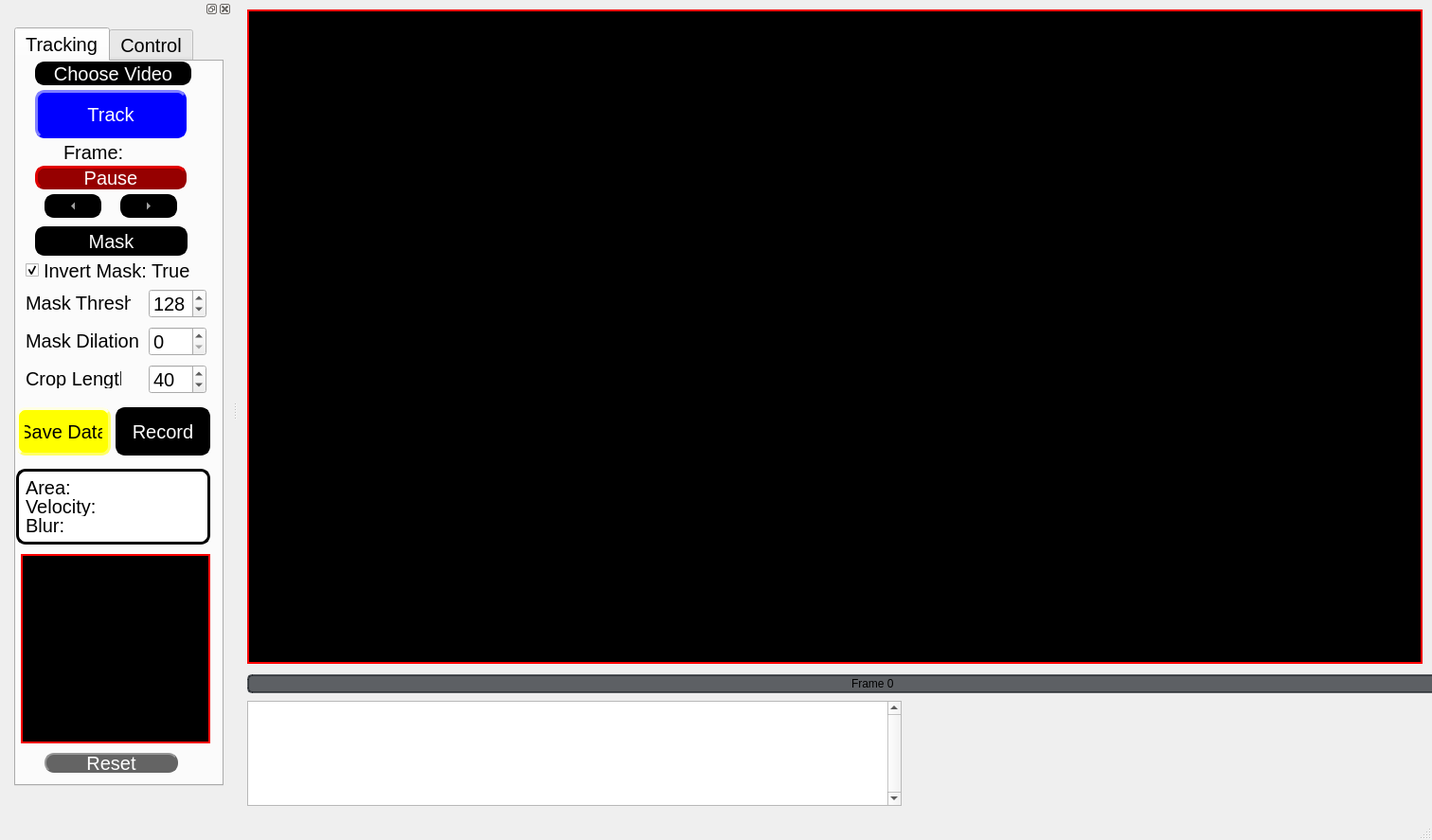
<?xml version="1.0" encoding="UTF-8"?>
<ui version="4.0">
 <class>MainWindow</class>
 <widget class="QMainWindow" name="MainWindow">
  <property name="geometry">
   <rect>
    <x>0</x>
    <y>0</y>
    <width>1512</width>
    <height>887</height>
   </rect>
  </property>
  <property name="font">
   <font>
    <family>Arial</family>
   </font>
  </property>
  <property name="windowTitle">
   <string>MainWindow</string>
  </property>
  <property name="styleSheet">
   <string notr="true">font-family: Arial;</string>
  </property>
  <property name="documentMode">
   <bool>false</bool>
  </property>
  <widget class="QWidget" name="centralwidget">
   <widget class="QPlainTextEdit" name="plainTextEdit">
    <property name="geometry">
     <rect>
      <x>10</x>
      <y>740</y>
      <width>691</width>
      <height>111</height>
     </rect>
    </property>
    <property name="mouseTracking">
     <bool>true</bool>
    </property>
    <property name="verticalScrollBarPolicy">
     <enum>Qt::ScrollBarAlwaysOn</enum>
    </property>
    <property name="sizeAdjustPolicy">
     <enum>QAbstractScrollArea::AdjustToContentsOnFirstShow</enum>
    </property>
    <property name="plainText">
     <string/>
    </property>
    <property name="centerOnScroll">
     <bool>false</bool>
    </property>
   </widget>
   <widget class="QProgressBar" name="frameslider">
    <property name="geometry">
     <rect>
      <x>10</x>
      <y>712</y>
      <width>1321</width>
      <height>20</height>
     </rect>
    </property>
    <property name="styleSheet">
     <string notr="true">    QProgressBar {
        border: 2px solid rgba(33, 37, 43, 180);
        border-radius: 5px;
        text-align: center;
        background-color: rgba(33, 37, 43, 180);
        color: black;
    }
    QProgressBar::chunk {
        background-color: #FFD700;
    }</string>
    </property>
    <property name="minimum">
     <number>0</number>
    </property>
    <property name="maximum">
     <number>100</number>
    </property>
    <property name="value">
     <number>0</number>
    </property>
    <property name="format">
     <string>Frame %v</string>
    </property>
   </widget>
   <widget class="QWidget" name="verticalLayoutWidget">
    <property name="geometry">
     <rect>
      <x>10</x>
      <y>10</y>
      <width>1241</width>
      <height>691</height>
     </rect>
    </property>
    <layout class="QVBoxLayout" name="verticalLayout_3">
     <item>
      <widget class="QLabel" name="VideoFeedLabel">
       <property name="mouseTracking">
        <bool>true</bool>
       </property>
       <property name="styleSheet">
        <string notr="true">background-color: rgb(0,0,0); border:2px solid rgb(255, 0, 0); </string>
       </property>
       <property name="text">
        <string/>
       </property>
      </widget>
     </item>
    </layout>
   </widget>
  </widget>
  <widget class="QStatusBar" name="statusbar"/>
  <widget class="QDockWidget" name="dockWidget">
   <property name="minimumSize">
    <size>
     <width>245</width>
     <height>830</height>
    </size>
   </property>
   <property name="maximumSize">
    <size>
     <width>524287</width>
     <height>850</height>
    </size>
   </property>
   <property name="floating">
    <bool>false</bool>
   </property>
   <property name="allowedAreas">
    <set>Qt::LeftDockWidgetArea|Qt::RightDockWidgetArea</set>
   </property>
   <attribute name="dockWidgetArea">
    <number>1</number>
   </attribute>
   <widget class="QWidget" name="dockWidgetContents">
    <widget class="QTabWidget" name="tabWidget">
     <property name="geometry">
      <rect>
       <x>15</x>
       <y>10</y>
       <width>221</width>
       <height>801</height>
      </rect>
     </property>
     <property name="styleSheet">
      <string notr="true">font-size: 15pt; font: Arial;</string>
     </property>
     <property name="currentIndex">
      <number>0</number>
     </property>
     <widget class="QWidget" name="tracking_tab">
      <attribute name="title">
       <string>Tracking</string>
      </attribute>
      <widget class="QLabel" name="robotblurlabel">
       <property name="geometry">
        <rect>
         <x>10</x>
         <y>480</y>
         <width>161</width>
         <height>20</height>
        </rect>
       </property>
       <property name="text">
        <string>Blur:</string>
       </property>
      </widget>
      <widget class="QToolButton" name="rightbutton">
       <property name="geometry">
        <rect>
         <x>110</x>
         <y>140</y>
         <width>60</width>
         <height>25</height>
        </rect>
       </property>
       <property name="styleSheet">
        <string notr="true">QToolButton {
                color: rgb(255, 255, 255);
                background-color: rgb(0, 0, 0);
                border-style: outset;
                border-width: px;
                border-radius: 10px;
                border: 2px solid rgb(0, 0, 0);
                font: bold 16px;
                min-width: 1em;
                padding: 1px;
            }
            QToolButton:hover {
                background-color: rgb(100, 100, 100);
                color: rgb(255, 255, 255);
                border: 2px solid rgb(0, 255, 0);
            }
            QToolButton:pressed {
                background-color: rgb(100, 100, 100);
                border: 2px solid rgb(255, 0, 0);
                border-style: inset;
                padding-left: 5px;
                padding-top: 5px;
            }</string>
       </property>
       <property name="text">
        <string>...</string>
       </property>
       <property name="autoRepeat">
        <bool>true</bool>
       </property>
       <property name="autoRepeatInterval">
        <number>1</number>
       </property>
       <property name="arrowType">
        <enum>Qt::RightArrow</enum>
       </property>
      </widget>
      <widget class="QPushButton" name="choosevideobutton">
       <property name="geometry">
        <rect>
         <x>20</x>
         <y>0</y>
         <width>165</width>
         <height>25</height>
        </rect>
       </property>
       <property name="styleSheet">
        <string notr="true">     QPushButton {
                color: rgb(255, 255, 255);
                background-color: rgb(0, 0, 0);
                border-style: outset;
                border-width: 2px;
                border-radius: 10px;
                border-color: rgb(0, 0, 0);
                min-width: 1em;
                padding: 1px;
            }
            QPushButton:hover {
                background-color: rgb(100, 100, 100);
                color: rgb(255, 255, 255);
                border-color: rgb(100, 100, 100);
            
            
            }</string>
       </property>
       <property name="text">
        <string>Choose Video</string>
       </property>
      </widget>
      <widget class="QLabel" name="croplengthlabel">
       <property name="geometry">
        <rect>
         <x>10</x>
         <y>325</y>
         <width>101</width>
         <height>20</height>
        </rect>
       </property>
       <property name="text">
        <string>Crop Length</string>
       </property>
      </widget>
      <widget class="QPushButton" name="pausebutton">
       <property name="geometry">
        <rect>
         <x>20</x>
         <y>110</y>
         <width>160</width>
         <height>25</height>
        </rect>
       </property>
       <property name="styleSheet">
        <string notr="true">QPushButton {
                color: rgb(255, 255, 255);
                background-color: rgb(150, 0, 0);
                border-style: outset;
                border-width: 3px;
                border-radius: 10px;
                border-color: rgb(150, 0, 0);
                min-width: 1em;
                padding: 1px;
            }
            QPushButton:checked {
                color: rgb(255, 255, 255);
                background-color: rgb(0, 0, 150);
                border-style: inset;
                border-width: 3px;
                border-radius: 10px;
                border-color: rgb(0, 0, 255);
                font: bold 12px;
                min-width: 1em;
                padding: 1px;
            }
            QPushButton:hover {
                background-color: rgb(100, 100, 100);
                color: rgb(255, 255, 255);
                border-color: rgb(255, 0, 0);
                padding-left: 2px;
                padding-top: 2px;
            }</string>
       </property>
       <property name="text">
        <string>Pause</string>
       </property>
       <property name="checkable">
        <bool>true</bool>
       </property>
      </widget>
      <widget class="QPushButton" name="trackbutton">
       <property name="geometry">
        <rect>
         <x>20</x>
         <y>30</y>
         <width>160</width>
         <height>51</height>
        </rect>
       </property>
       <property name="cursor">
        <cursorShape>ArrowCursor</cursorShape>
       </property>
       <property name="styleSheet">
        <string notr="true">QPushButton {
                color: rgb(255, 255, 255);
                background-color: rgb(0, 0, 255);
                border-style: outset;
                border-width: 3px;
                border-radius: 10px;
                border-color: rgb(0, 0, 255);
                min-width: 1em;
                padding: 6px;
            }
      
            QPushButton:checked {
                color: rgb(255, 255, 255);
                background-color: rgb(255, 0, 0);
                border-style: inset;
                border-width: 3px;
                border-radius: 10px;
                border-color: rgb(255, 0, 0);
                font: bold 16px;
                min-width: 1em;
               
            }
            QPushButton:hover {
                background-color: rgb(100, 100, 100);
                color: rgb(255, 255, 255);
                border-color: rgb(0, 255, 0);
                padding-left: 5px;
                padding-top: 5px;
            }</string>
       </property>
       <property name="text">
        <string>Track</string>
       </property>
       <property name="checkable">
        <bool>true</bool>
       </property>
      </widget>
      <widget class="QLabel" name="robotarealabel">
       <property name="geometry">
        <rect>
         <x>10</x>
         <y>440</y>
         <width>161</width>
         <height>20</height>
        </rect>
       </property>
       <property name="text">
        <string>Area:</string>
       </property>
      </widget>
      <widget class="QCheckBox" name="maskinvert_checkBox">
       <property name="geometry">
        <rect>
         <x>10</x>
         <y>210</y>
         <width>191</width>
         <height>21</height>
        </rect>
       </property>
       <property name="text">
        <string>Invert Mask: True</string>
       </property>
       <property name="checked">
        <bool>true</bool>
       </property>
      </widget>
      <widget class="QPushButton" name="maskbutton">
       <property name="geometry">
        <rect>
         <x>20</x>
         <y>174</y>
         <width>161</width>
         <height>31</height>
        </rect>
       </property>
       <property name="styleSheet">
        <string notr="true">QPushButton {
                color: rgb(255, 255, 255);
                background-color: rgb(0, 0, 0);
                border-style: outset;
                border-width: 2px;
                border-radius: 10px;
                border-color: rgb(0, 0, 0);
                min-width: 1em;
                padding: 1px;
            }
            QPushButton:hover {
                background-color: rgb(100, 100, 100);
                color: rgb(255, 255, 255);
                border-style: inset;
			  border-color: rgb(0, 255, 0);
            }</string>
       </property>
       <property name="text">
        <string>Mask</string>
       </property>
       <property name="checkable">
        <bool>true</bool>
       </property>
       <property name="checked">
        <bool>false</bool>
       </property>
      </widget>
      <widget class="QLabel" name="CroppedVideoFeedLabel">
       <property name="geometry">
        <rect>
         <x>5</x>
         <y>520</y>
         <width>200</width>
         <height>200</height>
        </rect>
       </property>
       <property name="styleSheet">
        <string notr="true">background-color: rgb(0,0,0); border:2px solid rgb(255, 0, 0); </string>
       </property>
       <property name="text">
        <string/>
       </property>
      </widget>
      <widget class="QToolButton" name="leftbutton">
       <property name="geometry">
        <rect>
         <x>30</x>
         <y>140</y>
         <width>60</width>
         <height>25</height>
        </rect>
       </property>
       <property name="styleSheet">
        <string notr="true">QToolButton {
                color: rgb(255, 255, 255);
                background-color: rgb(0, 0, 0);
                border-style: outset;
                border-width: px;
                border-radius: 10px;
                border: 2px solid rgb(0, 0, 0);
                font: bold 16px;
                min-width: 1em;
                padding: 1px;
            }
            QToolButton:hover {
                background-color: rgb(100, 100, 100);
                color: rgb(255, 255, 255);
                border: 2px solid rgb(0, 255, 0);
            }
            QToolButton:pressed {
                background-color: rgb(100, 100, 100);
                border: 2px solid rgb(255, 0, 0);
                border-style: inset;
                padding-left: 5px;
                padding-top: 5px;
            }</string>
       </property>
       <property name="text">
        <string>...</string>
       </property>
       <property name="autoRepeat">
        <bool>true</bool>
       </property>
       <property name="autoRepeatInterval">
        <number>1</number>
       </property>
       <property name="arrowType">
        <enum>Qt::LeftArrow</enum>
       </property>
      </widget>
      <widget class="QPushButton" name="savedatabutton">
       <property name="geometry">
        <rect>
         <x>0</x>
         <y>365</y>
         <width>100</width>
         <height>51</height>
        </rect>
       </property>
       <property name="styleSheet">
        <string notr="true">QPushButton {
                color: rgb(0, 0, 0);
                background-color: rgb(255, 255, 0);
                border-style: outset;
                border-width: 3px;
                border-radius: 10px;
                border-color: rgb(255, 255, 100);
                min-width: 1em;
                padding: 6px;
            }
            QPushButton:hover {
                background-color: rgb(255, 255, 200);
                color: rgb(0, 0, 0);
            }
            QPushButton:pressed {
                background-color: red;
                border: 2px solid red;
                padding-left: 5px;
                padding-top: 5px;
                border-style: inset;
                }</string>
       </property>
       <property name="text">
        <string>Save Data</string>
       </property>
       <property name="checkable">
        <bool>true</bool>
       </property>
      </widget>
      <widget class="QLabel" name="maskthreshlabel">
       <property name="geometry">
        <rect>
         <x>10</x>
         <y>245</y>
         <width>111</width>
         <height>20</height>
        </rect>
       </property>
       <property name="text">
        <string>Mask Thresh</string>
       </property>
      </widget>
      <widget class="QLabel" name="robotvelocitylabel">
       <property name="geometry">
        <rect>
         <x>10</x>
         <y>460</y>
         <width>161</width>
         <height>20</height>
        </rect>
       </property>
       <property name="text">
        <string>Velocity:</string>
       </property>
      </widget>
      <widget class="QLabel" name="framelabel">
       <property name="geometry">
        <rect>
         <x>50</x>
         <y>80</y>
         <width>121</width>
         <height>31</height>
        </rect>
       </property>
       <property name="text">
        <string>Frame: </string>
       </property>
      </widget>
      <widget class="QPushButton" name="recordbutton">
       <property name="geometry">
        <rect>
         <x>105</x>
         <y>365</y>
         <width>100</width>
         <height>51</height>
        </rect>
       </property>
       <property name="styleSheet">
        <string notr="true">QPushButton {
                color: rgb(255, 255, 255);
                background-color: rgb(0, 0, 0);
                border-style: outset;
                border-width: 3px;
                border-radius: 10px;
                border-color: rgb(0, 0, 0);
                min-width: 1em;
                padding: 6px;
            }
      
            QPushButton:checked {
                color: rgb(255, 255, 255);
                background-color: rgb(255, 0, 0);
                border-style: inset;
                border-width: 3px;
                border-radius: 10px;
                border-color: rgb(255, 0, 0);
                font: bold 16px;
                min-width: 1em;
               
            }
            QPushButton:hover {
                background-color: rgb(100, 100, 100);
                color: rgb(255, 255, 255);
                border-color: rgb(100, 100, 100);
                padding-left: 5px;
                padding-top: 5px;
            }</string>
       </property>
       <property name="text">
        <string>Record</string>
       </property>
       <property name="checkable">
        <bool>true</bool>
       </property>
      </widget>
      <widget class="QLabel" name="label">
       <property name="geometry">
        <rect>
         <x>0</x>
         <y>430</y>
         <width>205</width>
         <height>80</height>
        </rect>
       </property>
       <property name="styleSheet">
        <string notr="true">color: rgb(0, 0, 0);
                background-color: rgb(255, 255, 255);
                border-style: outset;
                border-width: 3px;
                border-radius: 10px;
                border-color: rgb(0, 0, 0);
                min-width: 1em;
                padding: 6px;</string>
       </property>
       <property name="text">
        <string/>
       </property>
      </widget>
      <widget class="QLabel" name="maskdilationlabel">
       <property name="geometry">
        <rect>
         <x>10</x>
         <y>285</y>
         <width>121</width>
         <height>20</height>
        </rect>
       </property>
       <property name="text">
        <string>Mask Dilation</string>
       </property>
      </widget>
      <widget class="QSpinBox" name="maskdilationbox">
       <property name="geometry">
        <rect>
         <x>140</x>
         <y>280</y>
         <width>61</width>
         <height>31</height>
        </rect>
       </property>
       <property name="maximum">
        <number>40</number>
       </property>
      </widget>
      <widget class="QSpinBox" name="croplengthbox">
       <property name="geometry">
        <rect>
         <x>140</x>
         <y>320</y>
         <width>61</width>
         <height>31</height>
        </rect>
       </property>
       <property name="maximum">
        <number>300</number>
       </property>
       <property name="value">
        <number>40</number>
       </property>
       <property name="displayIntegerBase">
        <number>10</number>
       </property>
      </widget>
      <widget class="QPushButton" name="resetdefaultbutton">
       <property name="geometry">
        <rect>
         <x>30</x>
         <y>730</y>
         <width>141</width>
         <height>21</height>
        </rect>
       </property>
       <property name="font">
        <font>
         <family>Arial</family>
         <pointsize>15</pointsize>
         <italic>false</italic>
         <bold>false</bold>
        </font>
       </property>
       <property name="styleSheet">
        <string notr="true">QPushButton {
                color: rgb(255, 255, 255);
                background-color: rgb(100, 100, 100);
                border-style: outset;
                border-width: 2px;
                border-radius: 10px;
                border-color: rgb(100, 100, 100);
                min-width: 1em;
                padding: 1px;
            }
            QPushButton:hover {
                background-color: rgb(200, 200, 200);
                color: rgb(0, 0, 0);
            }
            QPushButton:pressed {
                background-color: rgb(200, 200, 200);
         
                padding-left: 5px;
                padding-top: 5px;
                border-style: inset;
                }</string>
       </property>
       <property name="text">
        <string>Reset</string>
       </property>
      </widget>
      <widget class="QSpinBox" name="maskthreshbox">
       <property name="geometry">
        <rect>
         <x>140</x>
         <y>240</y>
         <width>61</width>
         <height>31</height>
        </rect>
       </property>
       <property name="maximum">
        <number>255</number>
       </property>
       <property name="value">
        <number>128</number>
       </property>
      </widget>
      <zorder>label</zorder>
      <zorder>robotblurlabel</zorder>
      <zorder>rightbutton</zorder>
      <zorder>choosevideobutton</zorder>
      <zorder>croplengthlabel</zorder>
      <zorder>pausebutton</zorder>
      <zorder>trackbutton</zorder>
      <zorder>robotarealabel</zorder>
      <zorder>maskinvert_checkBox</zorder>
      <zorder>maskbutton</zorder>
      <zorder>CroppedVideoFeedLabel</zorder>
      <zorder>leftbutton</zorder>
      <zorder>savedatabutton</zorder>
      <zorder>maskthreshlabel</zorder>
      <zorder>robotvelocitylabel</zorder>
      <zorder>framelabel</zorder>
      <zorder>recordbutton</zorder>
      <zorder>maskdilationlabel</zorder>
      <zorder>maskdilationbox</zorder>
      <zorder>croplengthbox</zorder>
      <zorder>resetdefaultbutton</zorder>
      <zorder>maskthreshbox</zorder>
     </widget>
     <widget class="QWidget" name="control_tab">
      <attribute name="title">
       <string>Control</string>
      </attribute>
      <widget class="QPushButton" name="controlbutton">
       <property name="geometry">
        <rect>
         <x>20</x>
         <y>5</y>
         <width>160</width>
         <height>51</height>
        </rect>
       </property>
       <property name="styleSheet">
        <string notr="true">QPushButton {
                color: rgb(255, 255, 255);
                background-color: rgb(0, 0, 255);
                border-style: outset;
                border-width: 3px;
                border-radius: 10px;
                border-color: rgb(0, 0, 255);
                min-width: 1em;
                padding: 6px;
            }
      
            QPushButton:checked {
                color: rgb(255, 255, 255);
                background-color: rgb(255, 0, 0);
                border-style: inset;
                border-width: 3px;
                border-radius: 10px;
                border-color: rgb(255, 0, 0);
                font: bold 16px;
                min-width: 1em;
               
            }
            QPushButton:hover {
                background-color: rgb(100, 100, 100);
                color: rgb(255, 255, 255);
                border-color: rgb(0, 255, 0);
                padding-left: 5px;
                padding-top: 5px;
            }</string>
       </property>
       <property name="text">
        <string>Control</string>
       </property>
       <property name="checkable">
        <bool>true</bool>
       </property>
      </widget>
      <widget class="QLabel" name="arrivalthreshlabel">
       <property name="geometry">
        <rect>
         <x>10</x>
         <y>310</y>
         <width>131</width>
         <height>21</height>
        </rect>
       </property>
       <property name="text">
        <string>Arrive Thresh</string>
       </property>
      </widget>
      <widget class="QLabel" name="gammalabel">
       <property name="geometry">
        <rect>
         <x>110</x>
         <y>490</y>
         <width>101</width>
         <height>20</height>
        </rect>
       </property>
       <property name="text">
        <string>Gamma: 90</string>
       </property>
      </widget>
      <widget class="QLabel" name="rollingfrequencylabel">
       <property name="geometry">
        <rect>
         <x>10</x>
         <y>350</y>
         <width>91</width>
         <height>21</height>
        </rect>
       </property>
       <property name="text">
        <string>Frequency</string>
       </property>
      </widget>
      <widget class="QLabel" name="psilabel">
       <property name="geometry">
        <rect>
         <x>20</x>
         <y>490</y>
         <width>71</width>
         <height>21</height>
        </rect>
       </property>
       <property name="text">
        <string>Psi: 90</string>
       </property>
      </widget>
      <widget class="QLabel" name="magneticfieldsimlabel">
       <property name="geometry">
        <rect>
         <x>5</x>
         <y>520</y>
         <width>200</width>
         <height>200</height>
        </rect>
       </property>
       <property name="styleSheet">
        <string notr="true">background-color: rgb(0,0,0); border:2px solid rgb(255, 0, 0); </string>
       </property>
       <property name="text">
        <string/>
       </property>
      </widget>
      <widget class="QPushButton" name="joystickbutton">
       <property name="geometry">
        <rect>
         <x>30</x>
         <y>90</y>
         <width>141</width>
         <height>31</height>
        </rect>
       </property>
       <property name="styleSheet">
        <string notr="true">QPushButton {
                color: rgb(255, 255, 255);
                background-color: rgb(255, 0, 255);
                border-style: outset;
                border-width: 3px;
                border-radius: 10px;
                border-color: rgb(255, 0, 255);
                min-width: 1em;
                padding: 6px;
            }
      
            QPushButton:checked {
                color: rgb(255, 255, 255);
                background-color: rgb(200, 0, 200);
                border-style: inset;
                border-width: 3px;
                border-radius: 10px;
                border-color: rgb(200, 0, 200);
                font: bold 16px;
                min-width: 1em;
			  padding-left: 5px;
                padding-top: 5px;
               
            }
            QPushButton:hover {
                background-color: rgb(100, 100, 100);
                color: rgb(255, 255, 255);
                border-color: rgb(100, 100, 100);
                padding-left: 5px;
                padding-top: 5px;
            }</string>
       </property>
       <property name="text">
        <string>Joystick</string>
       </property>
       <property name="checkable">
        <bool>true</bool>
       </property>
      </widget>
      <widget class="QSpinBox" name="acousticfreq_spinBox">
       <property name="geometry">
        <rect>
         <x>20</x>
         <y>150</y>
         <width>171</width>
         <height>31</height>
        </rect>
       </property>
       <property name="maximum">
        <number>3000000</number>
       </property>
      </widget>
      <widget class="QLabel" name="acousticfreqlabel">
       <property name="geometry">
        <rect>
         <x>20</x>
         <y>130</y>
         <width>171</width>
         <height>21</height>
        </rect>
       </property>
       <property name="text">
        <string>Acoustic Frequency</string>
       </property>
      </widget>
      <widget class="QPushButton" name="applyacousticbutton">
       <property name="geometry">
        <rect>
         <x>20</x>
         <y>190</y>
         <width>111</width>
         <height>25</height>
        </rect>
       </property>
       <property name="styleSheet">
        <string notr="true">QPushButton {
                color: rgb(255, 255, 255);
                background-color: rgb(0, 0, 0);
                border-style: outset;
                border-width: 2px;
                border-radius: 10px;
                border-color: rgb(0, 0, 0);
                min-width: 1em;
                padding: 1px;
            }
            QPushButton:hover {
                background-color: rgb(100, 100, 100);
                color: rgb(0, 0, 0);
                border-style: inset;
            }

 		QPushButton:checked {
                color: rgb(255, 255, 255);
                background-color: rgb(255, 0, 0);
                border-style: outset;
                border-width: 2px;
                border-radius: 10px;
                border-color: rgb(200, 0, 0);
                min-width: 1em;
                padding: 1px;
}</string>
       </property>
       <property name="text">
        <string>Apply</string>
       </property>
       <property name="checkable">
        <bool>true</bool>
       </property>
      </widget>
      <widget class="QLabel" name="RRTtreesizelabel">
       <property name="geometry">
        <rect>
         <x>10</x>
         <y>270</y>
         <width>131</width>
         <height>21</height>
        </rect>
       </property>
       <property name="text">
        <string>RRT Tree Size</string>
       </property>
      </widget>
      <widget class="QLabel" name="memorylabel">
       <property name="geometry">
        <rect>
         <x>10</x>
         <y>230</y>
         <width>61</width>
         <height>21</height>
        </rect>
       </property>
       <property name="text">
        <string>Memory</string>
       </property>
      </widget>
      <widget class="QRadioButton" name="rollradio">
       <property name="geometry">
        <rect>
         <x>30</x>
         <y>65</y>
         <width>61</width>
         <height>20</height>
        </rect>
       </property>
       <property name="text">
        <string>Roll</string>
       </property>
       <property name="checked">
        <bool>true</bool>
       </property>
      </widget>
      <widget class="QRadioButton" name="swimradio">
       <property name="geometry">
        <rect>
         <x>100</x>
         <y>65</y>
         <width>99</width>
         <height>20</height>
        </rect>
       </property>
       <property name="text">
        <string>Swim</string>
       </property>
      </widget>
      <widget class="QLabel" name="led">
       <property name="geometry">
        <rect>
         <x>150</x>
         <y>190</y>
         <width>25</width>
         <height>25</height>
        </rect>
       </property>
       <property name="styleSheet">
        <string notr="true">
                background-color: rgb(255, 0, 0);
                border-style: outset;
                border-width: 3px;
                border-radius: 12px;
                border-color: rgb(255, 0, 0);
         
                padding: 6px;</string>
       </property>
       <property name="text">
        <string/>
       </property>
      </widget>
      <widget class="QSpinBox" name="memorybox">
       <property name="geometry">
        <rect>
         <x>140</x>
         <y>220</y>
         <width>61</width>
         <height>31</height>
        </rect>
       </property>
       <property name="minimum">
        <number>1</number>
       </property>
       <property name="maximum">
        <number>100</number>
       </property>
       <property name="value">
        <number>15</number>
       </property>
      </widget>
      <widget class="QSpinBox" name="RRTtreesizebox">
       <property name="geometry">
        <rect>
         <x>140</x>
         <y>260</y>
         <width>61</width>
         <height>31</height>
        </rect>
       </property>
       <property name="minimum">
        <number>1</number>
       </property>
       <property name="maximum">
        <number>100</number>
       </property>
       <property name="value">
        <number>25</number>
       </property>
      </widget>
      <widget class="QSpinBox" name="arrivalthreshbox">
       <property name="geometry">
        <rect>
         <x>140</x>
         <y>300</y>
         <width>61</width>
         <height>31</height>
        </rect>
       </property>
       <property name="minimum">
        <number>1</number>
       </property>
       <property name="maximum">
        <number>100</number>
       </property>
       <property name="value">
        <number>50</number>
       </property>
      </widget>
      <widget class="QSpinBox" name="rollingfrequencybox">
       <property name="geometry">
        <rect>
         <x>140</x>
         <y>340</y>
         <width>61</width>
         <height>31</height>
        </rect>
       </property>
       <property name="minimum">
        <number>0</number>
       </property>
       <property name="maximum">
        <number>40</number>
       </property>
       <property name="value">
        <number>10</number>
       </property>
      </widget>
      <widget class="QDial" name="psidial">
       <property name="geometry">
        <rect>
         <x>10</x>
         <y>380</y>
         <width>91</width>
         <height>101</height>
        </rect>
       </property>
       <property name="styleSheet">
        <string notr="true">QDial
    {
        background-color:QLinearGradient( 
            x1: 0.177, y1: 0.004, x2: 0.831, y2: 0.911, 
            stop: 0 white, 
            stop: 0.061 white, 
            stop: 0.066 lightgray, 
            stop: 0.5 #242424, 
            stop: 0.505 #000000,
            stop: 0.827 #040404,
            stop: 0.966 #292929,
            stop: 0.983 #2e2e2e
        );
    }</string>
       </property>
       <property name="minimum">
        <number>1</number>
       </property>
       <property name="maximum">
        <number>90</number>
       </property>
       <property name="singleStep">
        <number>5</number>
       </property>
       <property name="value">
        <number>90</number>
       </property>
       <property name="notchTarget">
        <double>10.000000000000000</double>
       </property>
       <property name="notchesVisible">
        <bool>true</bool>
       </property>
      </widget>
      <widget class="QDial" name="gammadial">
       <property name="geometry">
        <rect>
         <x>110</x>
         <y>380</y>
         <width>91</width>
         <height>101</height>
        </rect>
       </property>
       <property name="font">
        <font>
         <family>Arial</family>
         <pointsize>15</pointsize>
         <italic>false</italic>
         <bold>false</bold>
        </font>
       </property>
       <property name="styleSheet">
        <string notr="true">QDial {
    background-color: qconicalgradient(cx:0.5, cy:0.5, angle:90, stop:0 #1a5276, stop:0.3 #2980b9, stop:0.7 #3498db, stop:1 #1a5276);
    border: 2px solid #1a5276;
    padding: 5px;
}

QDial::handle {
    background-color: qconicalgradient(cx:0.5, cy:0.5, angle:90, stop:0 #f39c12, stop:0.3 #f1c40f, stop:0.7 #f39c12, stop:1 #f1c40f);
    border: 2px solid #e67e22;
    width: 20px;
    height: 20px;
    border-radius: 10px;
    margin: -5px;
}
</string>
       </property>
       <property name="maximum">
        <number>180</number>
       </property>
       <property name="singleStep">
        <number>5</number>
       </property>
       <property name="pageStep">
        <number>10</number>
       </property>
       <property name="value">
        <number>90</number>
       </property>
       <property name="orientation">
        <enum>Qt::Horizontal</enum>
       </property>
       <property name="wrapping">
        <bool>false</bool>
       </property>
       <property name="notchTarget">
        <double>10.000000000000000</double>
       </property>
       <property name="notchesVisible">
        <bool>true</bool>
       </property>
      </widget>
      <widget class="QPushButton" name="simulationbutton">
       <property name="geometry">
        <rect>
         <x>20</x>
         <y>730</y>
         <width>171</width>
         <height>21</height>
        </rect>
       </property>
       <property name="styleSheet">
        <string notr="true">QPushButton {
                color: rgb(255, 255, 255);
                background-color: rgb(0, 255, 0);
                border-style: outset;
                border-width: 2px;
                border-radius: 10px;
                border-color: rgb(0, 100, 0);
                min-width: 1em;
                padding: 2px;
            }
      
            QPushButton:checked {
                color: rgb(255, 255, 255);
                background-color: rgb(255, 100, 0);
                border-style: inset;
                border-width: 2px;
                border-radius: 10px;
                border-color: rgb(255, 0, 0);
                font: bold 16px;
                min-width: 1em;

               
            }
            QPushButton:hover {
                background-color: rgb(100, 100, 100);
                color: rgb(255, 255, 255);
                border-color: rgb(100, 100, 100);
                padding-left: 5px;
                padding-top: 5px;
            }</string>
       </property>
       <property name="text">
        <string>Simulation On</string>
       </property>
       <property name="checkable">
        <bool>true</bool>
       </property>
      </widget>
     </widget>
    </widget>
   </widget>
  </widget>
  <action name="actiondock">
   <property name="text">
    <string>dock</string>
   </property>
   <property name="menuRole">
    <enum>QAction::NoRole</enum>
   </property>
  </action>
 </widget>
 <resources/>
 <connections/>
</ui>
